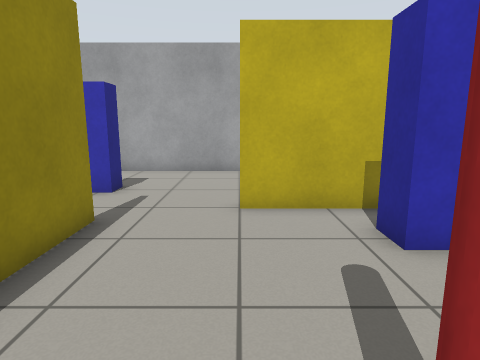
view 1 (above)

17 first-person views from a walk through a robot-simulator world made for Gazebo. The camera is 0.94 m above the floor, tilts 10° down and sees 75° across. The floor is counted in squares, 0.5 m on a side. Each view is taken from the middle of a square. On the plan, view 1 faces up. The plan holds only what a view shows up to about 17 squares ahead; the rest is blank. The place goes on beyond the plan.

view 2
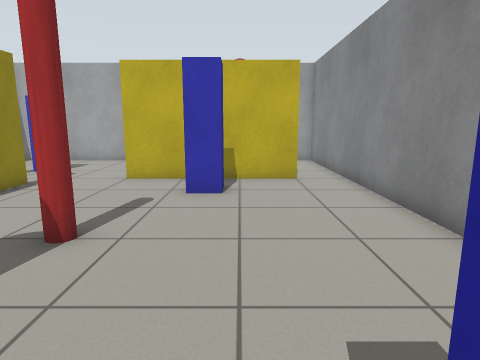

view 3
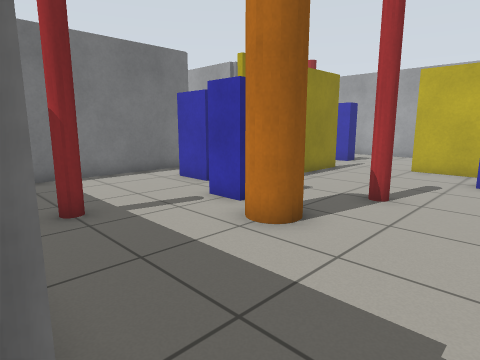

view 4
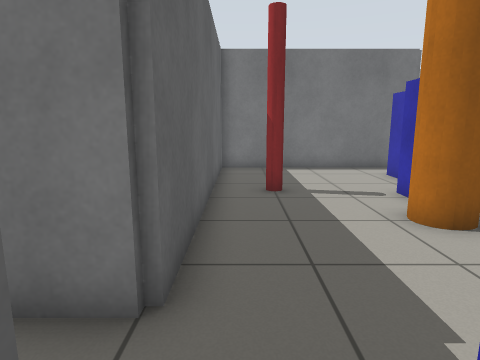

view 5
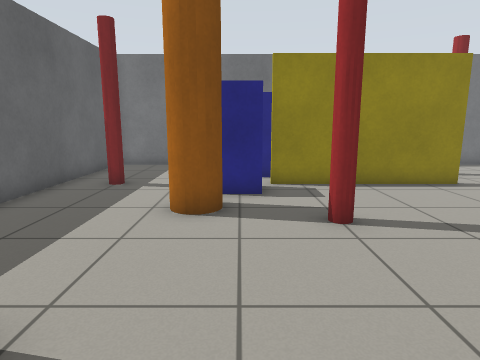

view 6
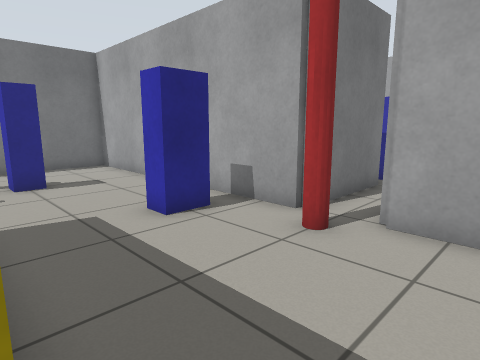

view 7
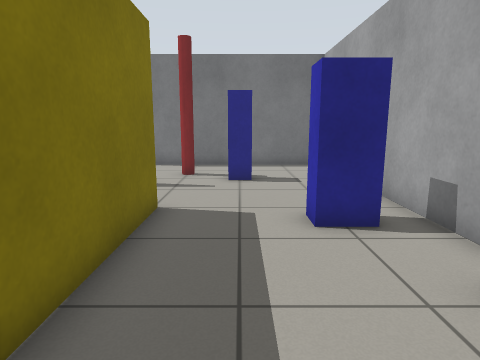

view 8
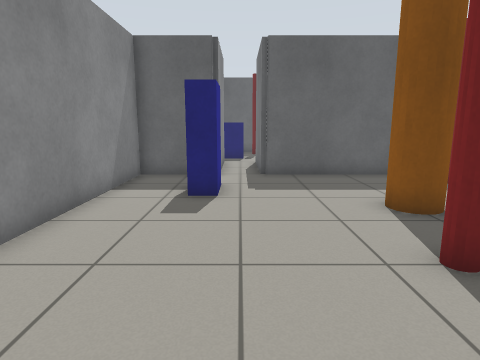

view 9
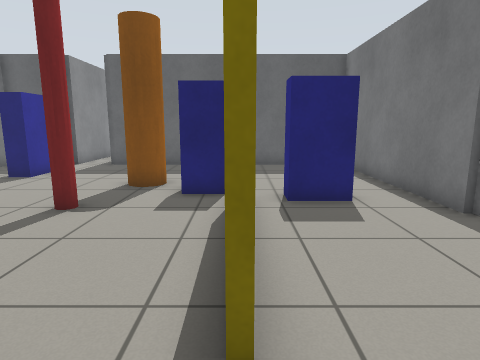

view 10
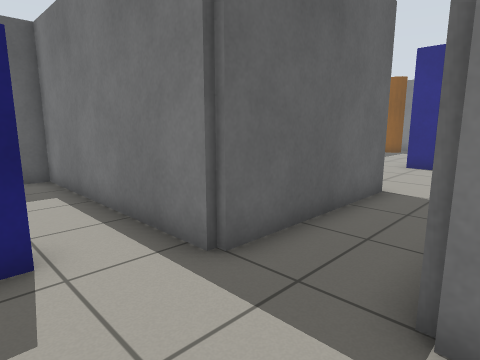

view 11
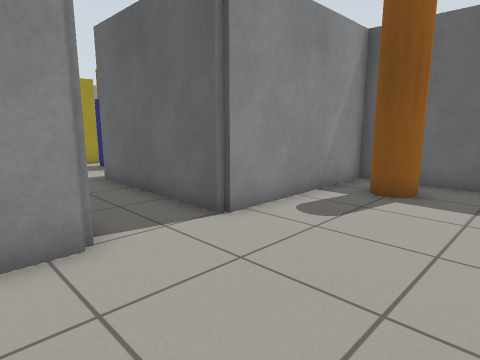

view 12
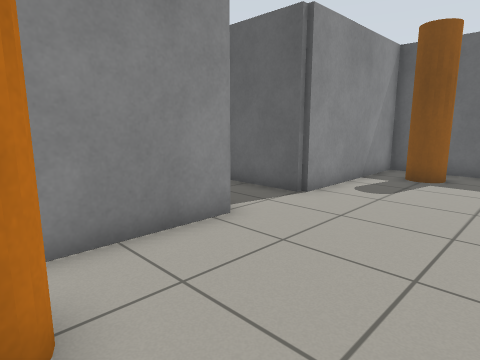

view 13
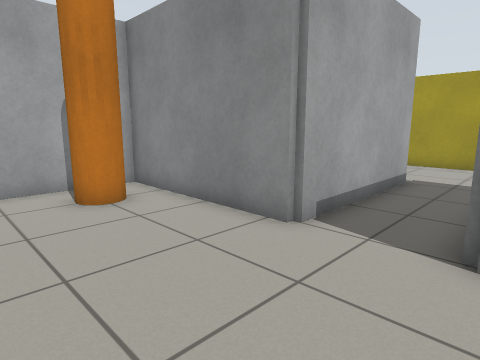

view 14
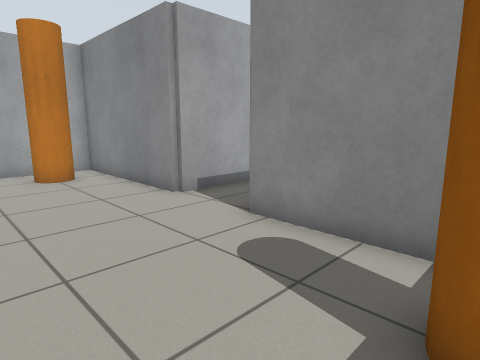

view 15
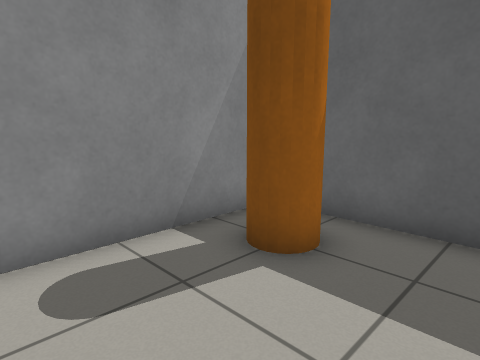

view 16
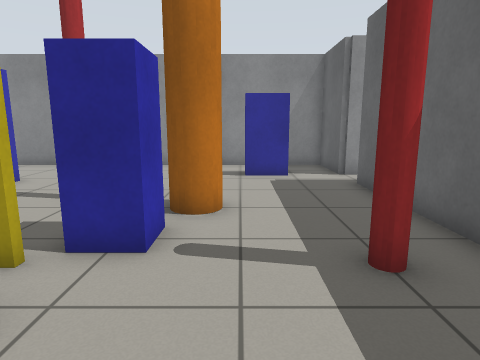

view 17
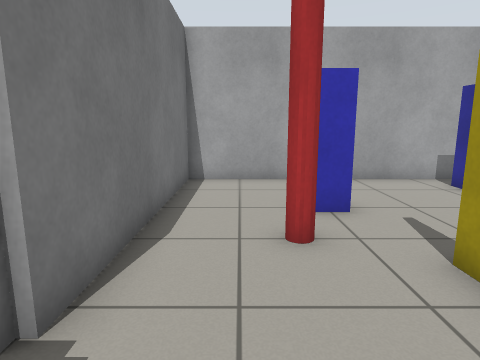

### Floor plan
Points are (right, up) in squares from view 1. A wall is a line through its corners. A room is listed if a view was taken in it or the views show most of it. See-through windows are left out.
Room 1 (views 1, 2, 3, 4, 5, 6, 7, 8, 9, 10, 16, 17)
walls: (-3.1, 3.1) (-3.1, 6); (0, 7.1) (4.9, 7.1); (-2.9, 6.1) (-2.9, 0); (-3.1, -0.1) (-3.1, 0.6); (6, 6.9) (0, 6.9); (3.1, 12.8) (-7.8, 12.8) (-7.8, 4.3) (-14.2, 4.3); (-14.2, 1.7) (-7.8, 1.7) (-7.8, -6.8) (3.2, -6.8) (3.2, -11); (4.8, -11) (4.8, -6.8) (7.8, -6.8) (7.8, 12.8) (5, 12.8)
ways out: opening at (-14, 3) to room 2
objects: blue box (-6, 0) to (-4, 0); red pole (-5, 7); blue post (-4, 9); red pole (-3, -5); blue box (-3, -2) to (-1, 0); orange pole (-1, -3) to (1, -1); red pole (1, 1); blue box (1, 10) to (1, 12); blue post (2, 5) to (3, 6); red pole (4, 12); blue box (5, -5) to (5, -3)
Room 2 (views 11, 12, 13, 14, 15)
walls: (-14.2, 4.3) (-14.2, 10.8) (-17.9, 10.8); (-18.4, -4.8) (-14.2, -4.8) (-14.2, 1.7)
ways out: opening at (-14, 3) to room 1
objects: orange pole (-17, -3) to (-15, -2); orange pole (-17, 8) to (-15, 9)

Where each view was taken, in squares from view 1:
view 1: 0 up, 0 right, facing up
view 2: 4 down, 4 right, facing up
view 3: 7 down, 4 right, facing up-left
view 4: 6 down, 6 right, facing left
view 5: 1 down, 7 right, facing left
view 6: 7 up, 7 right, facing up-left
view 7: 9 up, 7 right, facing left
view 8: 5 up, 4 right, facing down
view 9: 8 up, 3 left, facing down
view 10: 5 up, 5 left, facing down-left
view 11: 6 up, 19 left, facing down-right
view 12: 9 up, 19 left, facing down-right
view 13: 1 up, 19 left, facing up-right
view 14: 3 down, 19 left, facing up-right
view 15: 1 up, 19 left, facing down-right
view 16: 3 down, 7 left, facing right
view 17: 2 up, 6 left, facing up
